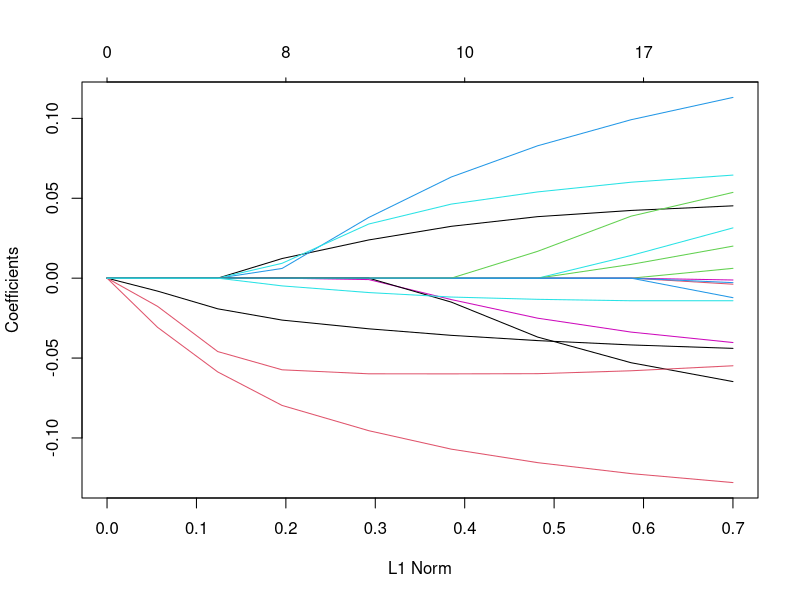
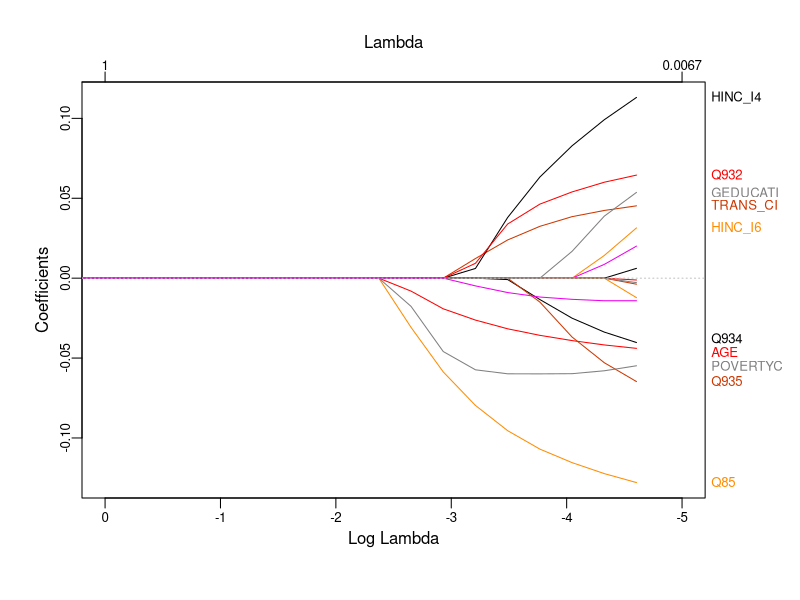
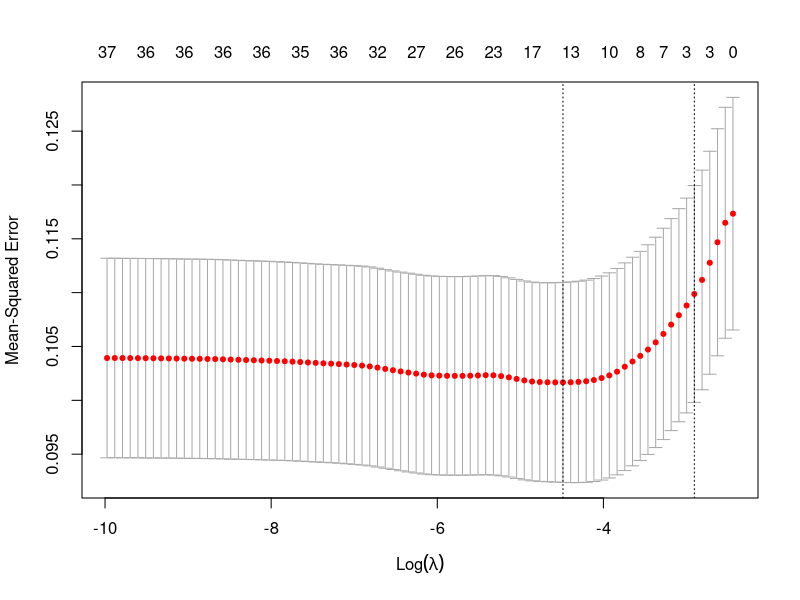
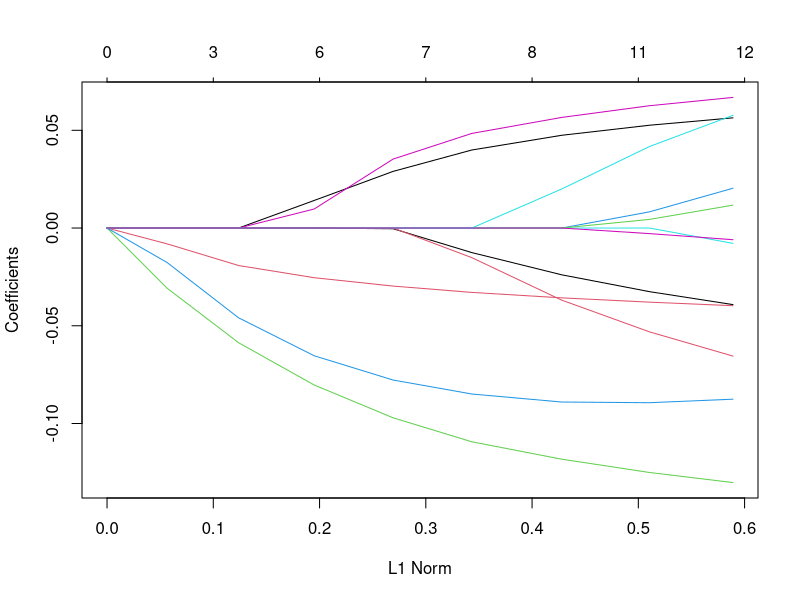
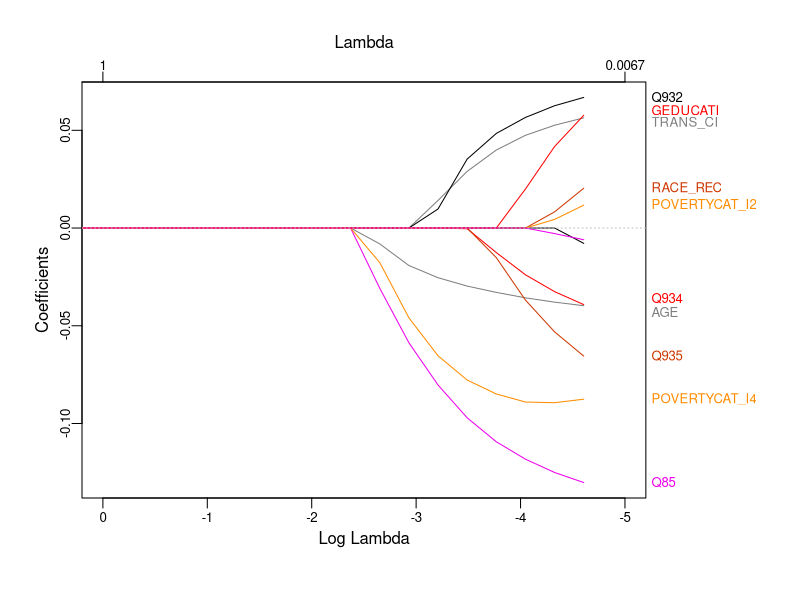
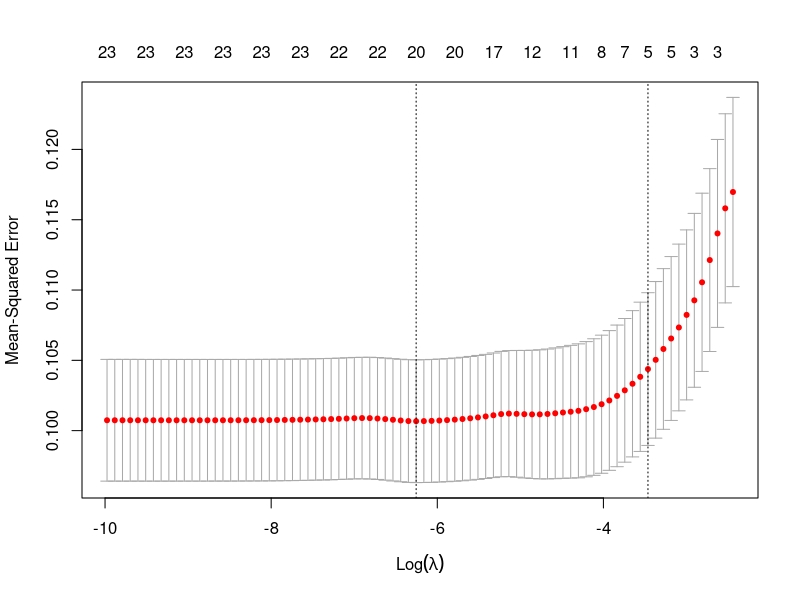
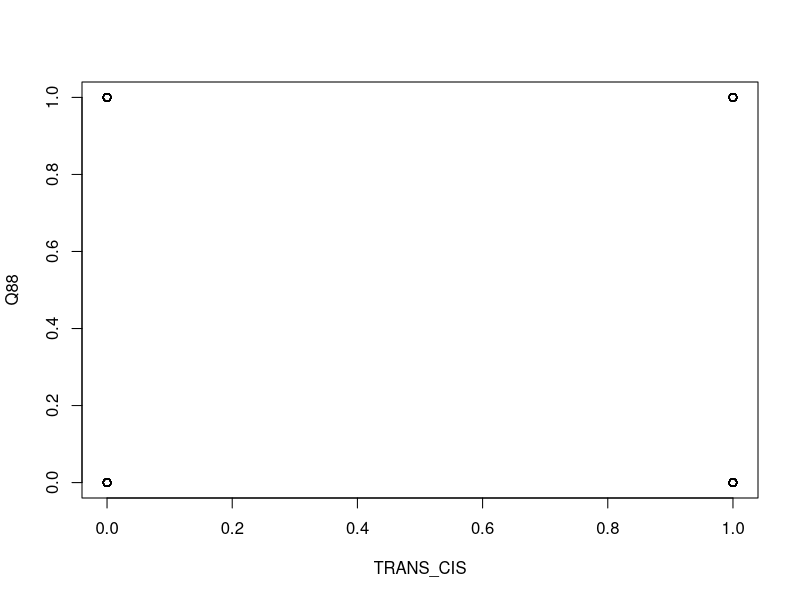
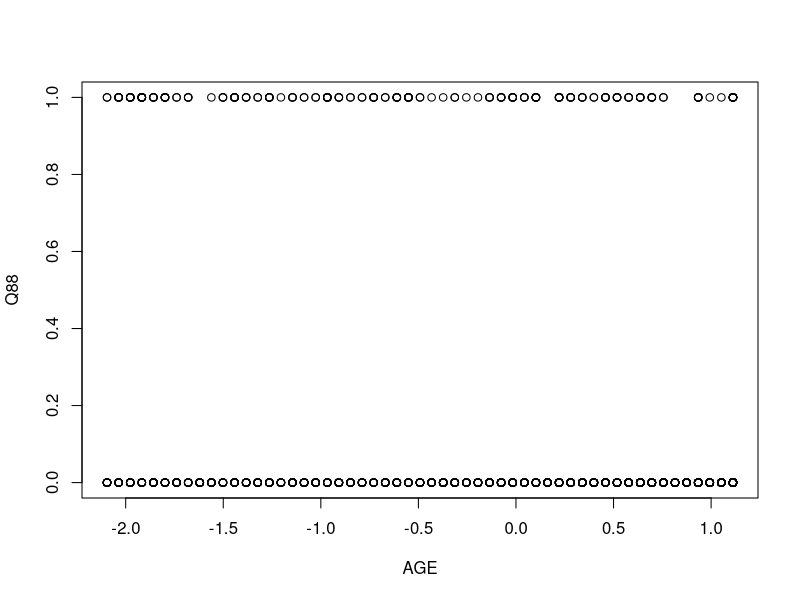

Reproduce these figures in R, in order. (Note: this script raises an error after producing the figures.)
setwd("~/projects/dds_transgender/candus")

library(car)
library(flexmix)
library(MASS)
library(leaps)
library(glmnet)
library(plotmo)
library(dplyr)
library(ggplot2)
library(effects)

# Load in data
q88 = read.csv("q88.csv", header=T)
q88 = q88[, !names(q88) %in% c("X", "SEX", "GENDER_IDENTITY", "CURRENT_SEX")]

q88$GEDUCATION = factor(q88$GEDUCATION)
q88$Q93 = factor(q88$Q93)
q88$RACE_RECODE_CAT5 = factor(q88$RACE_RECODE_CAT5)
q88$POVERTYCAT_I = factor(q88$POVERTYCAT_I)
q88$HINC_I = factor(q88$HINC_I)
q88$HINC_I_strat = factor(q88$HINC_I_strat)

# remove the redundant income features --> use POVERTYCAT_I
q88sub = q88[, !names(q88) %in% c("HINC_I", "HINC_I_means", "HINC_I_strat")]

# all variables
q88logit = glm(Q88 ~ ., data=q88, family="binomial")
summary(q88logit)
BIC(q88logit)

# all variables, q88sub
q88sublogit = glm(Q88 ~ ., data=q88sub, family="binomial")
summary(q88sublogit)
BIC(q88sublogit)

# Forward & Backward Feature Selection, BIC
step_both_BIC = step(q88logit, direction="both",
                     scope=list(lower=Q88 ~ TRANS_CIS,
                                upper=Q88 ~ .^2), k=log(nrow(q88)))
summary(step_both_BIC)
BIC(step_both_BIC)

# Forward & Backward Feature Selection, BIC, q88sub
step_both_BIC_sub = step(q88sublogit, direction="both",
                         scope=list(lower=Q88 ~ TRANS_CIS,
                                    upper=Q88 ~ .^2), k=log(nrow(q88sub)))
summary(step_both_BIC_sub)
BIC(step_both_BIC_sub)

# Forward & Backward Feature Selection, BIC, regsubsets
ffs = regsubsets(Q88 ~ ., data=q88, method="forward")
summary(ffs)
coef(ffs, 6)
bfs = regsubsets(Q88 ~ ., data=q88, method="backward")
summary(bfs)
coef(bfs, 6)

# Forward & Backward Feature Selection, BIC, regsubsets, q88sub
ffs.sub = regsubsets(Q88 ~ ., data=q88sub, method="forward")
summary(ffs.sub)
coef(ffs.sub, 6)
bfs.sub = regsubsets(Q88 ~ ., data=q88sub, method="backward")
summary(bfs.sub)
coef(bfs.sub, 6)

# Feature Selection, Lasso
x = model.matrix(Q88 ~ ., q88)[, -1]
y = q88$Q88
train = sample(1:nrow(q88), nrow(q88) * 0.8)
test = (-train)
grid = 10^seq(10, -2, length = 100)
lasso.mod = glmnet(x[train,], y[train], alpha=1, lambda=grid)
plot(lasso.mod)
plot_glmnet(lasso.mod, xlim=c(0,-5))

cv.out = cv.glmnet(x[train,], y[train], alpha=1)
plot(cv.out)
bestlam = cv.out$lambda.min
bestlam
out = glmnet(x, y, alpha=1, lambda=grid)
lasso.coef = predict(out, type="coefficients", s=bestlam)[1:ncol(x)+1,]
lasso.coef
lasso.coef[lasso.coef!=0]

# Feature Selection, Lasso, q88sub
x.sub = model.matrix(Q88 ~ ., q88sub)[, -1]
y.sub = q88sub$Q88
lasso.mod.sub = glmnet(x.sub[train,], y.sub[train], alpha=1, lambda=grid)
plot(lasso.mod.sub)
plot_glmnet(lasso.mod.sub, xlim=c(0,-5))

cv.out.sub = cv.glmnet(x.sub[train,], y[train], alpha=1)
plot(cv.out.sub)
bestlam.sub = cv.out.sub$lambda.min
bestlam
out.sub = glmnet(x.sub, y.sub, alpha=1, lambda=grid)
lasso.coef.sub = predict(out.sub, type="coefficients", s=bestlam.sub)[1:ncol(x.sub)+1,]
lasso.coef.sub
lasso.coef.sub[lasso.coef.sub!=0]

# refit logistic regression model using step_both_BIC (and step_both_BIC_sub)
q88logit_stepwise = glm(Q88 ~ TRANS_CIS + AGE + Q93 + POVERTYCAT_I + Q85, data=q88sub, family="binomial")
summary(q88logit_stepwise)
BIC(q88logit_stepwise)

# refit logistic regression model using ffs
q88logit_ffs = glm(Q88 ~ TRANS_CIS + POVERTYCAT_I + AGE + Q93 + HINC_I + RACE_RECODE_CAT5 + Q85, data=q88, family="binomial")
summary(q88logit_ffs)
BIC(q88logit_ffs)

# refit logistic regression model using bfs
q88logit_bfs = glm(Q88 ~ TRANS_CIS + POVERTYCAT_I + AGE + Q93 + HINC_I + GEDUCATION + Q85, data=q88, family="binomial")
summary(q88logit_bfs)
BIC(q88logit_bfs)

# refit logistic regression model using ffs_sub
q88logit_ffs_sub = glm(Q88 ~ TRANS_CIS + POVERTYCAT_I + AGE + Q93 + RACE_RECODE_CAT5 + Q85, data=q88sub, family="binomial")
summary(q88logit_ffs_sub)
BIC(q88logit_ffs_sub)

# refit logistic regression model using bfs_sub
q88logit_bfs_sub = glm(Q88 ~ TRANS_CIS + POVERTYCAT_I + AGE + Q93 + GEDUCATION + Q85, data=q88sub, family="binomial")
summary(q88logit_bfs_sub)
BIC(q88logit_bfs_sub)

# refit logistic regression model using lasso.coef
q88logit_lasso = glm(Q88 ~ TRANS_CIS + HINC_I + AGE + RACE_RECODE_CAT5 + Q93 + POVERTYCAT_I + Q85, 
                     data=q88, 
                     family="binomial"
                     )
summary(q88logit_lasso)
BIC(q88logit_lasso)

# refit logistic regression model using lasso.coef.sub
q88logit_lasso.sub = glm(Q88 ~ TRANS_CIS + AGE + RACE_RECODE_CAT5 + Q93 + POVERTYCAT_I + Q85, data=q88sub, family="binomial")
summary(q88logit_lasso.sub)
BIC(q88logit_lasso.sub)

# graph q88logit_stepwise
plot(Q88 ~ TRANS_CIS + AGE + Q93 + POVERTYCAT_I, data=q88sub)
plot(allEffects(q88logit_stepwise))


##### SCRATCH

##### v1: G
q88logitv1 = glm(Q88 ~ TRANS_CIS, data=q88, family="binomial")
summary(q88logitv1)

##### v2a: G, I (14 ordinal categories)
q88$HINC_I = factor(q88$HINC_I)
q88logitv2a = glm(Q88 ~ TRANS_CIS + HINC_I, data=q88, family="binomial")
summary(q88logitv2a)

##### v2b: G, I (means of bins standardized, continuous quantitative)
q88$HINC_I_dummy = q88$HINC_I_means
q88logitv2b = glm(Q88 ~ TRANS_CIS + HINC_I_means, data=q88, family="binomial")
summary(q88logitv2b)
vif(q88logitv2b)

##### v2c: G, I (3 ordinal categories)
q88$HINC_I_strat = factor(q88$HINC_I_strat)
q88logitv2c = glm(Q88 ~ TRANS_CIS + HINC_I_strat, data=q88, family="binomial")
summary(q88logitv2c)
vif(q88logitv2c)

##### v2d: G, A (discrete quantitative)
q88logitv2d = glm(Q88 ~ TRANS_CIS + AGE, data=q88, familiy="binomial")
summary(q88logitv2d)
vif(q88logitv2d)
BIC(q88logitv2d)

##### v2e: G, R (5 categories)

##### v2f: G, Q93 (5 ordinal categories)

##### v2d: G, I (means of bin standardized), GI (1 interaction term)
q88logitv2d = glm(Q88 ~ TRANS_CIS + HINC_I_means + TRANS_CIS:HINC_I_means, data=q88, family="binomial")
summary(q88logitv2d)


##### v3a: G, A
q88logitv3a = glm(Q88 ~ TRANS_CIS + AGE, data=q88, family="binomial")
summary(q88logitv3a)

##### v3b: G, I, A
q88logitv3b = glm(Q88 ~ TRANS_CIS + HINC_I_means + AGE, data=q88, family="binomial")
summary(q88logitv3b)
vif(q88logitv3b)

##### v3c: G, I, A, GA
q88logitv3c = glm(Q88 ~ TRANS_CIS + HINC_I_means + AGE + HINC_I_means:AGE, data=q88, family="binomial")
summary(q88logitv3c)
vif(q88logitv3c, type="terms")

# Forward & Backward Feature Selection, AIC
# step_both_AIC = step(q88logit, direction="both", 
#                      scope=list(lower=Q88 ~ TRANS_CIS,
#                                 upper=Q88 ~ .^2), k=log(2))
# summary(step_both_AIC)
